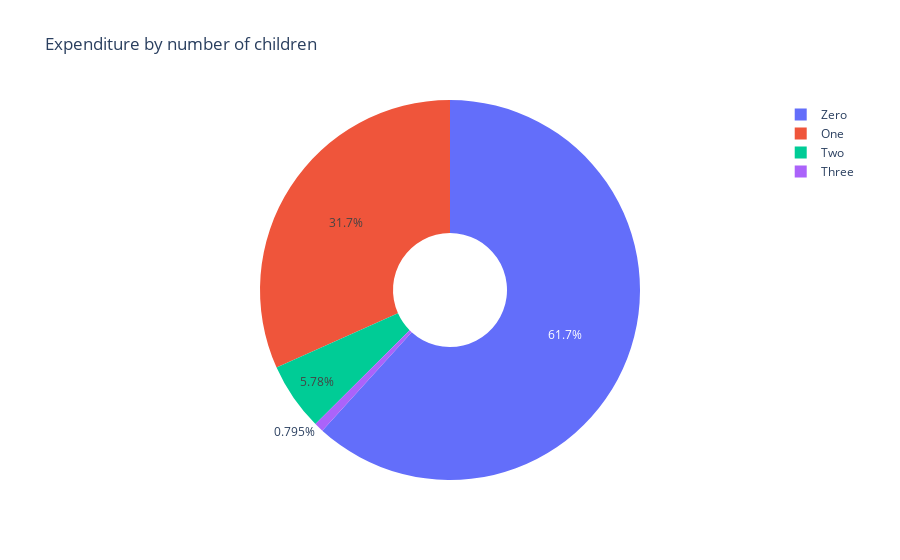

Notebook source saved alongside this figure:
### Markdown cell above
# Observation:
Married has the highest percentage of 37.2%,26% for Together and Absund has the least.

### Code cell
#Expenditure by Number of children in the household
df_m['Noofchildren'] = df_m['Noofchildren'].replace({0:'Zero',1:'One',2:'Two',3:'Three'})
fig = px.pie(df_m, values="Expenditure", names="Noofchildren",hole=.3,labels=dict(Income='Income ($)',tip='Tip ($)',
                                        TotalSpent='Total Expenditure ($)'),title="Expenditure by number of children")
fig.show()

### Figure 1 — Plotly figure (JSON) as saved in the notebook; plotly's stock layout.template omitted (floating-point values rounded to 4 significant figures; data arrays with more than 128 entries replaced by an {"elided": "..."} marker saying what was removed)
{"data": [{"domain": {"x": [0, 1], "y": [0, 1]}, "hole": 0.3, "hovertemplate": "Noofchildren=%{label}<br>Expenditure=%{value}<extra></extra>", "labels": {"elided": "2236 str values"}, "legendgroup": "", "name": "", "showlegend": true, "type": "pie", "values": {"elided": "2236 int values"}}], "layout": {"legend": {"tracegroupgap": 0}, "title": {"text": "Expenditure by number of children"}}}
